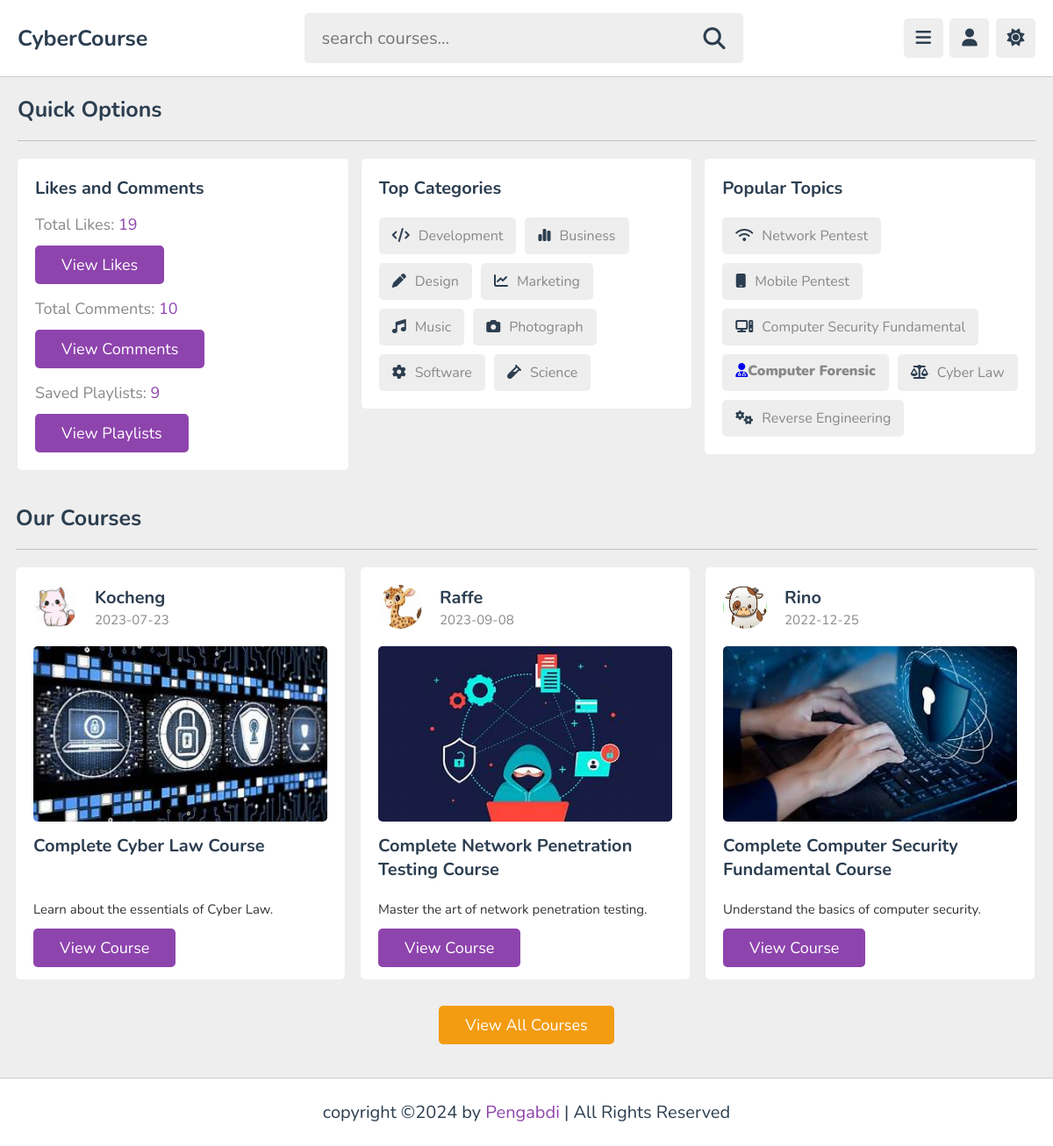
The page / on the database its author committed.
### tables this page shows
CREATE TABLE `courses` (
  `course_id` int(11) NOT NULL,
  `course_title` varchar(255) NOT NULL,
  `category_id` int(11) DEFAULT NULL,
  `is_premium` tinyint(1) DEFAULT 0,
  `course_description` text DEFAULT NULL,
  `teacher_id` int(11) DEFAULT NULL,
  `course_created_date` date NOT NULL
);

CREATE TABLE `teachers` (
  `teacher_id` int(11) NOT NULL,
  `email` varchar(50) DEFAULT NULL,
  `teachers_name` varchar(50) NOT NULL,
  `playlist_count` int(11) DEFAULT '0',
  `video_count` int(11) DEFAULT '0',
  `likes_count` int(11) DEFAULT '0'
);

### index.php (the view, shortened to what this page needs)
<?php
  require_once("navigation.php");
  require_once("php/config.php");
  $query = "SELECT c.course_id, c.course_title, c.course_description, c.course_created_date, c.is_premium,
            t.teacher_id, t.teachers_name
            FROM courses c
            LEFT JOIN teachers t ON c.teacher_id = t.teacher_id
            LIMIT 3";
  $result = $conn->query($query);
?>
<!DOCTYPE html>
<html lang="en">
  <head>
    <link
      rel="stylesheet"
      href="https://cdnjs.cloudflare.com/ajax/libs/font-awesome/6.2.0/css/all.min.css"
    />
    <link rel="stylesheet" href="css/style.css" />
  </head>
  <body>
    <section class="quick-select">
      <h1 class="heading">Quick Options</h1>
      <div class="box-container">
        <div class="box">
          <h3 class="title">Likes and Comments</h3>
          <p>Total Likes: <span>19</span></p>
          <a href="#" class="inline-btn">View Likes</a>
          <p>Total Comments: <span>10</span></p>
          <a href="#" class="inline-btn">View Comments</a>
          <p>Saved Playlists: <span>9</span></p>
          <a href="#" class="inline-btn">View Playlists</a>
        </div>
        <div class="box">
          <h3 class="title">Top Categories</h3>
          <div class="flex">
            <a href="#"><i class="fas fa-code"></i><span>Development</span></a>
            <a href="#"><i class="fas fa-chart-simple"></i><span>Business</span></a>
            <a href="#"><i class="fas fa-pen"></i><span>Design</span></a>
            <a href="#"><i class="fas fa-chart-line"></i><span>Marketing</span></a>
            <a href="#"><i class="fas fa-music"></i><span>Music</span></a>
            <a href="#"><i class="fas fa-camera"></i><span>Photograph</span></a>
            <a href="#"><i class="fas fa-cog"></i><span>Software</span></a>
            <a href="#"><i class="fas fa-vial"></i><span>Science</span></a>
          </div>
        </div>
        <div class="box">
          <h3 class="title">Popular Topics</h3>
          <div class="flex">
            <a href="#"><i class="fas fa-wifi"></i><span>Network Pentest</span></a>
            <a href="#"><i class="fas fa-mobile"></i><span>Mobile Pentest</span></a>
            <a href="#"><i class="fas fa-computer"></i><span>Computer Security Fundamental</span></a>
            <a href="#"<i class="fas fa-user-md"></i><span>Computer Forensic</span></a>
            <a href="#"><i class="fas fa-balance-scale"></i><span>Cyber Law</span></a>
            <a href="#"><i class="fas fa-gears"></i><span>Reverse Engineering</span></a>
          </div>
        </div>
    </section>
    <section class="course">
      <h1 class="heading">Our Courses</h1>
      <div class="box-container">
        <?php
          if ($result && $result->num_rows > 0) {
              while ($row = $result->fetch_assoc()) {
                  $course_id = htmlspecialchars($row['course_id']);
                  $course_title = htmlspecialchars($row['course_title']);
                  $course_description = htmlspecialchars($row['course_description']);
                  $date = htmlspecialchars($row['course_created_date']);
                  $teacher_id = htmlspecialchars($row['teacher_id']);
                  $teacher_name = htmlspecialchars($row['teachers_name']);
                  $thumbnail_path = "img/thumbnails/tn" . $course_id . ".jpeg";
                  $teacher_image_path = "img/teachers/t" . $teacher_id . ".jpeg";
                  ?>
                  <div class="box">
                    <div class="tutor">
                      <img src="<?php echo $teacher_image_path; ?>" alt="<?php echo $teacher_name; ?>" />
                      <div>
                        <h3><?php echo htmlspecialchars($teacher_name); ?></h3>
                        <span><?php echo $date; ?></span>
                      </div>
                    </div>
                    <img src="<?php echo $thumbnail_path; ?>" class="thumb" alt="Course Thumbnail" />
                    <h3 class="title"><?php echo htmlspecialchars($course_title); ?></h3>
                    <div class="course-description">
                        <p><?php echo htmlspecialchars($course_description); ?></p>
                    </div>
                    <a href="playlist.php?course_id=<?php echo $course_id; ?>" class="inline-btn">View Course</a>
                  </div>
                  <?php
              }
          } else {
              echo "<p>No courses found!</p>";
          }
        ?>
      </div>
      <div class="more-btn">
        <a href="login.php" class="inline-option-btn">View All Courses</a>
      </div>
    </section>
    <footer class="footer">
      copyright &copy;2024 by <span>Pengabdi</span> | All Rights Reserved
    </footer>
  </body>
</html>

### css/style.css (style rules this page uses)
:root { --main-color: #8e44ad; --red: #e74c3c; --orange: #f39c12; --white: #fff; --black: #2c3e50; --light-color: #888; --light-bg: #eee; --border: 0.1rem solid rgba(0, 0, 0, 0.2); }
* { font-family: "Nunito", sans-serif; margin: 0; padding: 0; box-sizing: border-box; outline: none; border: none; text-decoration: none; }
html { font-size: 62.5%; overflow-x: hidden; }
body { background-color: var(--light-bg); padding-left: 30rem; }
section { padding: 2rem; max-width: 1200px; margin: 0 auto; }
.btn, .option-btn, .delete-btn, .inline-btn, .inline-option-btn, .inline-delete-btn { border-radius: 0.5rem; padding: 1rem 3rem; font-size: 1.8rem; color: var(--white); margin-top: 1rem; text-transform: capitalize; cursor: pointer; text-align: center; }
.inline-btn, .inline-option-btn, .inline-delete-btn { display: inline-block; }
.btn, .inline-btn { background-color: var(--main-color); }
.option-btn, .inline-option-btn { background-color: var(--orange); }
.heading { padding-bottom: 1.8rem; border-bottom: var(--border); font-size: 2.5rem; color: var(--black); text-transform: capitalize; margin-bottom: 2rem; }
.quick-select .box-container { display: grid; grid-template-columns: repeat(auto-fit, minmax(27.5rem, 1fr)); gap: 1.5rem; align-items: flex-start; justify-content: center; }
.quick-select .box-container .box { border-radius: 0.5rem; background-color: var(--white); padding: 2rem; }
.quick-select .box-container .box .title { font-size: 2rem; color: var(--black); }
.quick-select .box-container .box p { line-height: 1.5; padding-top: 1.5rem; color: var(--light-color); font-size: 1.8rem; }
.quick-select .box-container .box p span { color: var(--main-color); }
.quick-select .box-container .box .flex { display: flex; flex-wrap: wrap; gap: 1rem; padding-top: 2rem; }
.quick-select .box-container .box .flex a { padding: 1rem 1.5rem; border-radius: 0.5rem; font-size: 1.6rem; background-color: var(--light-bg); }
.quick-select .box-container .box .flex a i { margin-right: 1rem; color: var(--black); }
.quick-select .box-container .box .flex a span { color: var(--light-color); }
.course { padding: 1.8rem; }
.course .box-container { display: grid; grid-template-columns: repeat(auto-fit, minmax(30rem, 1fr)); gap: 1.5rem; align-items: flex-start; justify-content: center; }
.course .box-container .box { border-radius: 0.5rem; background-color: var(--white); padding: 2rem; width: 375px; height: 470px; }
.course .box-container .box .tutor { margin-bottom: 2rem; display: flex; align-items: center; gap: 2rem; }
.course .box-container .box .tutor img { width: 5rem; height: 5rem; border-radius: 50%; object-fit: cover; }
.course .box-container .box .tutor h3 { font-size: 2rem; color: var(--black); margin-bottom: 0.2rem; }
.course .box-container .box .tutor span { font-size: 1.5rem; color: var(--light-color); }
.course .box-container .box .thumb { width: 100%; border-radius: 0.5rem; height: 20rem; object-fit: cover; }
.course .box-container .box .title { font-size: 2rem; color: var(--black); margin-top: 0.5rem; padding: 0.5rem 0; height: 80px; }
.course .box-container .box .inline-btn { bottom: 20px; }
.course .more-btn { margin-top: 2rem; text-align: center; }
.course-description { border-radius: 5px; font-size: 15px; color: #333; line-height: 1.5; }
.footer { position: relative; bottom: 0; right: 0; left: 0; background-color: var(--white); border-top: var(--border); padding: 2.5rem 2rem; text-align: center; color: var(--black); font-size: 2rem; margin-top: 2rem; }
.footer span { color: var(--main-color); }
@media (max-width: 1200px) { body { padding-left: 0; } }

### rows shown on the page
courses: shows a picture, teacher.teachers_name "Kocheng", course_created_date "2023-07-23", course_title "Complete Cyber Law Course", course_description "Learn about the essentials of Cyber Law."
courses: shows a picture, teacher.teachers_name "Raffe", course_created_date "2023-09-08", course_title "Complete Network Penetration Testing Course", course_description "Master the art of network penetration testing."
courses: shows a picture, teacher.teachers_name "Rino", course_created_date "2022-12-25", course_title "Complete Computer Security Fundamental Course", course_description "Understand the basics of computer security."
